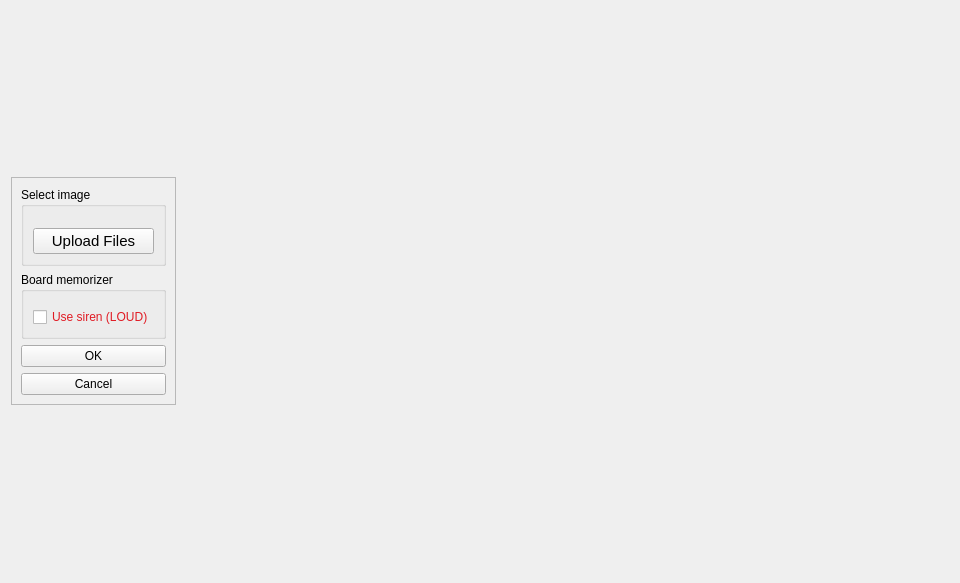
<?xml version="1.0" encoding="UTF-8"?>
<ui version="4.0">
 <class>settings</class>
 <widget class="QWidget" name="settings">
  <property name="geometry">
   <rect>
    <x>0</x>
    <y>0</y>
    <width>960</width>
    <height>583</height>
   </rect>
  </property>
  <property name="windowTitle">
   <string>Settings</string>
  </property>
  <layout class="QHBoxLayout" name="horizontalLayout">
   <item>
    <widget class="QFrame" name="frame">
     <property name="sizePolicy">
      <sizepolicy hsizetype="Fixed" vsizetype="Fixed">
       <horstretch>0</horstretch>
       <verstretch>0</verstretch>
      </sizepolicy>
     </property>
     <property name="frameShape">
      <enum>QFrame::StyledPanel</enum>
     </property>
     <property name="frameShadow">
      <enum>QFrame::Raised</enum>
     </property>
     <layout class="QVBoxLayout" name="verticalLayout_6">
      <item>
       <widget class="QGroupBox" name="groupBox">
        <property name="title">
         <string>Select image</string>
        </property>
        <layout class="QVBoxLayout" name="verticalLayout_2">
         <item>
          <widget class="DescriptiveComboBox" name="image_getter_select" native="true"/>
         </item>
         <item>
          <widget class="DescriptiveComboBox" name="cam_id_select" native="true"/>
         </item>
         <item>
          <widget class="UploadFileButton" name="pushButton_upload_file">
           <property name="font">
            <font>
             <pointsize>11</pointsize>
            </font>
           </property>
           <property name="text">
            <string>Upload Files</string>
           </property>
          </widget>
         </item>
        </layout>
       </widget>
      </item>
      <item>
       <widget class="QGroupBox" name="groupBox_memorizer">
        <property name="title">
         <string>Board memorizer</string>
        </property>
        <layout class="QVBoxLayout" name="verticalLayout">
         <item>
          <widget class="DescriptiveComboBox" name="memorizer_select" native="true"/>
         </item>
         <item>
          <widget class="QCheckBox" name="checkBox_siren">
           <property name="styleSheet">
            <string notr="true">color: rgb(224, 27, 36);</string>
           </property>
           <property name="text">
            <string>Use siren (LOUD)</string>
           </property>
          </widget>
         </item>
        </layout>
       </widget>
      </item>
      <item>
       <widget class="QPushButton" name="pushButton_ok">
        <property name="text">
         <string>OK</string>
        </property>
       </widget>
      </item>
      <item>
       <widget class="QPushButton" name="pushButton_cancel">
        <property name="text">
         <string>Cancel</string>
        </property>
       </widget>
      </item>
     </layout>
    </widget>
   </item>
   <item>
    <widget class="DetectorsSelect" name="corner_and_inventory_select" native="true"/>
   </item>
  </layout>
 </widget>
 <customwidgets>
  <customwidget>
   <class>DescriptiveComboBox</class>
   <extends>QWidget</extends>
   <header>GUI/widgets/DescriptiveComboBox.h</header>
   <container>1</container>
   <slots>
    <signal>element_changed(QVariant)</signal>
   </slots>
  </customwidget>
  <customwidget>
   <class>DetectorsSelect</class>
   <extends>QWidget</extends>
   <header>GUI/widgets/DetectorsSelect.h</header>
   <container>1</container>
   <slots>
    <signal>splitter_changed(QVariant)</signal>
   </slots>
  </customwidget>
  <customwidget>
   <class>UploadFileButton</class>
   <extends>QPushButton</extends>
   <header>GUI/widgets/UploadFileButton.h</header>
  </customwidget>
 </customwidgets>
 <resources/>
 <connections>
  <connection>
   <sender>image_getter_select</sender>
   <signal>element_changed(QVariant)</signal>
   <receiver>settings</receiver>
   <slot>on_image_getter_changed(QVariant)</slot>
   <hints>
    <hint type="sourcelabel">
     <x>167</x>
     <y>138</y>
    </hint>
    <hint type="destinationlabel">
     <x>4</x>
     <y>201</y>
    </hint>
   </hints>
  </connection>
  <connection>
   <sender>corner_and_inventory_select</sender>
   <signal>splitter_changed(QVariant)</signal>
   <receiver>settings</receiver>
   <slot>on_splitter_changed(QVariant)</slot>
   <hints>
    <hint type="sourcelabel">
     <x>278</x>
     <y>252</y>
    </hint>
    <hint type="destinationlabel">
     <x>2</x>
     <y>33</y>
    </hint>
   </hints>
  </connection>
  <connection>
   <sender>cam_id_select</sender>
   <signal>element_changed(QVariant)</signal>
   <receiver>settings</receiver>
   <slot>on_cam_id_changed(QVariant)</slot>
   <hints>
    <hint type="sourcelabel">
     <x>99</x>
     <y>184</y>
    </hint>
    <hint type="destinationlabel">
     <x>-1</x>
     <y>372</y>
    </hint>
   </hints>
  </connection>
  <connection>
   <sender>checkBox_siren</sender>
   <signal>clicked(bool)</signal>
   <receiver>settings</receiver>
   <slot>on_alarm_switched(bool)</slot>
   <hints>
    <hint type="sourcelabel">
     <x>167</x>
     <y>321</y>
    </hint>
    <hint type="destinationlabel">
     <x>-2</x>
     <y>341</y>
    </hint>
   </hints>
  </connection>
  <connection>
   <sender>pushButton_ok</sender>
   <signal>clicked()</signal>
   <receiver>settings</receiver>
   <slot>on_ok_clicked()</slot>
   <hints>
    <hint type="sourcelabel">
     <x>34</x>
     <y>415</y>
    </hint>
    <hint type="destinationlabel">
     <x>1</x>
     <y>416</y>
    </hint>
   </hints>
  </connection>
  <connection>
   <sender>pushButton_cancel</sender>
   <signal>clicked()</signal>
   <receiver>settings</receiver>
   <slot>on_cancel_clicked()</slot>
   <hints>
    <hint type="sourcelabel">
     <x>30</x>
     <y>455</y>
    </hint>
    <hint type="destinationlabel">
     <x>1</x>
     <y>457</y>
    </hint>
   </hints>
  </connection>
  <connection>
   <sender>memorizer_select</sender>
   <signal>element_changed(QVariant)</signal>
   <receiver>settings</receiver>
   <slot>on_memorizer_changed(QVariant)</slot>
   <hints>
    <hint type="sourcelabel">
     <x>167</x>
     <y>267</y>
    </hint>
    <hint type="destinationlabel">
     <x>-1</x>
     <y>306</y>
    </hint>
   </hints>
  </connection>
 </connections>
 <slots>
  <slot>on_image_getter_changed(QVariant)</slot>
  <slot>on_photo_input(QVariant)</slot>
  <slot>on_video_input(QVariant)</slot>
  <slot>on_memorizer_changed(QVariant)</slot>
  <slot>on_alarm_switched(bool)</slot>
  <slot>on_lower_moves_first_switched(bool)</slot>
  <slot>on_cam_id_changed(QVariant)</slot>
  <slot>on_splitter_changed(QVariant)</slot>
  <slot>on_ok_clicked()</slot>
  <slot>on_cancel_clicked()</slot>
 </slots>
</ui>
